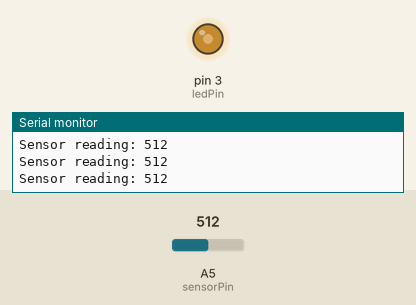
Simulated run of this sketch. Board: Arduino Uno, built with avr-gcc and run on an emulated ATmega328P. Parts: output pins drawn as LEDs (lit = HIGH), the last lines printed to the serial monitor. The test bench sets the inputs (shaded band); at power-on: A5 (sensorPin) = 512.

Above: at 1.2 s.
1.3 s: A5 (sensorPin) set to 106
At 2.5 s:
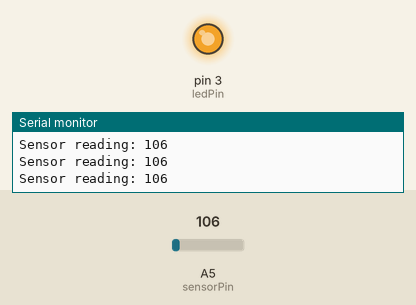
2.8 s: A5 (sensorPin) set to 91
At 3.2 s:
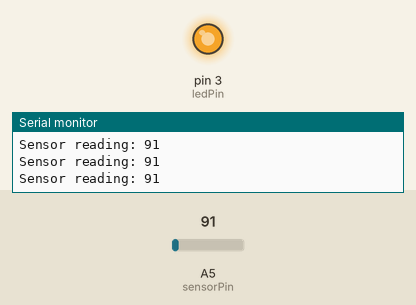
4.3 s: A5 (sensorPin) set to 306
At 4.8 s:
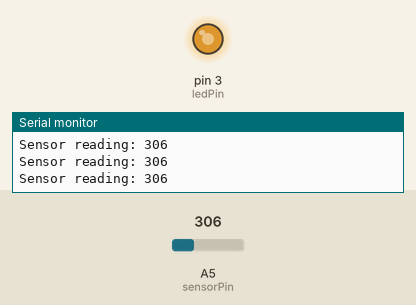
5.8 s: A5 (sensorPin) set to 900
At 7.0 s:
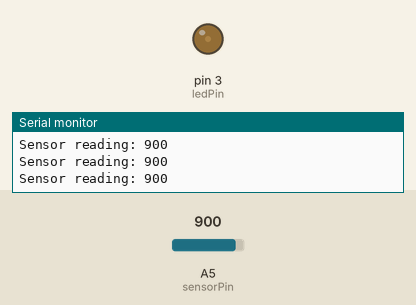
7.3 s: A5 (sensorPin) set to 986
At 8.6 s:
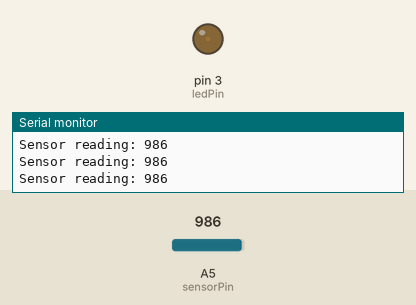
10.3 s: A5 (sensorPin) set to 1007
At 10.8 s:
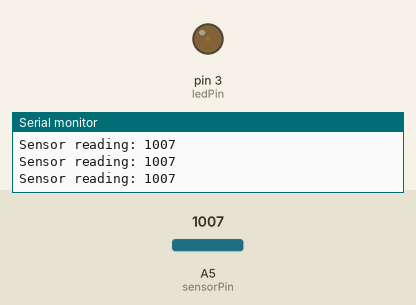
Timing chart, 0 to 12.8 s (numbered marks = the images above; inputs shaded):
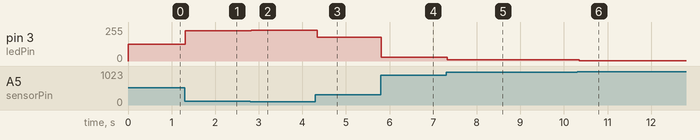

Measured:
- after the input at 1.3 s, pin 3 (ledPin): 127/255 → 228/255 at once
- after the input at 2.8 s, pin 3 (ledPin): 228/255 → 232/255 at once
- after the input at 4.3 s, pin 3 (ledPin): 232/255 → 178/255 at once
- after the input at 5.8 s, pin 3 (ledPin): 178/255 → 30/255 at once
- after the input at 7.3 s, pin 3 (ledPin): 30/255 → 9/255 at once
- after the input at 10.3 s, pin 3 (ledPin): 9/255 → 3/255 after 0.05 s

The sketch:

LightSensor-LED.ino
```cpp
/*
 * Arduino For Beginners - Rui and Sara 2016-0903
 * chapter 4 Automatic Lights with light sensor
 *
 * 2016_0918 pin LED en SensorPin changed
 * 2016-0910 new, experiments Serial Monitor/Serial plotter
 */

// pin configuratie
int ledPin = 3;  // LED
int ledBrightness = 0; // memory storage for LED brightness value
int sensorPin = A5; // lightsensor
int sensorValue = 0; // memory storage for lightsensor value

void setup()
{
  // sets the LED as an output
  pinMode(ledPin, OUTPUT);
  // sets the photoresistor as an input
  pinMode(sensorPin, INPUT);
  // start serial communication with computer
  Serial.begin(9600);
}
//* Serial Monitor or Serial Plotter
void loop()
{
  sensorValue = analogRead(sensorPin);
  Serial.print("Sensor reading: ");
  Serial.println(sensorValue);

  // led gets brighter the darker is it at the sensor
  // that means we have to invert the reading from 0-1023 to 1023-0
  // map 0-1023 to 0-255 (=range analogWrite)
  sensorValue = 1023 - sensorValue;
  // map(value, fromLow, fromHigh, toLow, toHigh)
  ledBrightness = map(sensorValue, 0, 1023, 0, 255);
  analogWrite(ledPin, ledBrightness);
  delay(50);
}
/*/
// Serial Plotter
void loop()
{
  sensorValue = analogRead(sensorPin);
  Serial.println(sensorValue);
  sensorValue = 1023 - sensorValue;
  ledBrightness = map(sensorValue, 0, 1023, 0, 255);
  //Serial.println(ledBrightness);
  analogWrite(ledPin, ledBrightness);
  delay(50);
}
//*/
```
